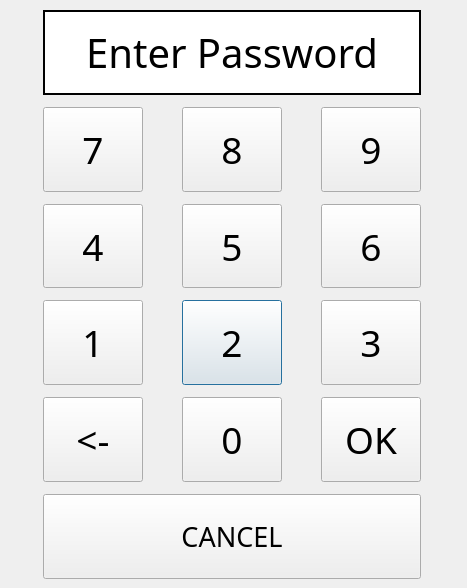
<?xml version="1.0" encoding="UTF-8"?>
<ui version="4.0">
 <class>Dialog</class>
 <widget class="QDialog" name="Dialog">
  <property name="geometry">
   <rect>
    <x>0</x>
    <y>0</y>
    <width>467</width>
    <height>588</height>
   </rect>
  </property>
  <property name="sizePolicy">
   <sizepolicy hsizetype="Minimum" vsizetype="Minimum">
    <horstretch>0</horstretch>
    <verstretch>0</verstretch>
   </sizepolicy>
  </property>
  <property name="font">
   <font>
    <family>Book Antiqua</family>
    <pointsize>20</pointsize>
   </font>
  </property>
  <property name="windowTitle">
   <string>Enter Passcode</string>
  </property>
  <widget class="QWidget" name="gridLayoutWidget">
   <property name="geometry">
    <rect>
     <x>10</x>
     <y>10</y>
     <width>446</width>
     <height>569</height>
    </rect>
   </property>
   <layout class="QGridLayout" name="gridLayout">
    <property name="verticalSpacing">
     <number>12</number>
    </property>
    <item row="4" column="1">
     <widget class="QPushButton" name="btn_2">
      <property name="maximumSize">
       <size>
        <width>100</width>
        <height>100</height>
       </size>
      </property>
      <property name="font">
       <font>
        <family>Book Antiqua</family>
        <pointsize>28</pointsize>
       </font>
      </property>
      <property name="text">
       <string>2</string>
      </property>
     </widget>
    </item>
    <item row="3" column="2">
     <widget class="QPushButton" name="btn_6">
      <property name="maximumSize">
       <size>
        <width>100</width>
        <height>100</height>
       </size>
      </property>
      <property name="font">
       <font>
        <family>Book Antiqua</family>
        <pointsize>28</pointsize>
       </font>
      </property>
      <property name="text">
       <string>6</string>
      </property>
     </widget>
    </item>
    <item row="2" column="1">
     <widget class="QPushButton" name="btn_8">
      <property name="maximumSize">
       <size>
        <width>100</width>
        <height>100</height>
       </size>
      </property>
      <property name="font">
       <font>
        <family>Book Antiqua</family>
        <pointsize>28</pointsize>
       </font>
      </property>
      <property name="text">
       <string>8</string>
      </property>
     </widget>
    </item>
    <item row="5" column="1">
     <widget class="QPushButton" name="btn_0">
      <property name="maximumSize">
       <size>
        <width>100</width>
        <height>100</height>
       </size>
      </property>
      <property name="font">
       <font>
        <family>Book Antiqua</family>
        <pointsize>28</pointsize>
       </font>
      </property>
      <property name="text">
       <string>0</string>
      </property>
     </widget>
    </item>
    <item row="3" column="0">
     <widget class="QPushButton" name="btn_4">
      <property name="maximumSize">
       <size>
        <width>100</width>
        <height>100</height>
       </size>
      </property>
      <property name="font">
       <font>
        <family>Book Antiqua</family>
        <pointsize>28</pointsize>
       </font>
      </property>
      <property name="text">
       <string>4</string>
      </property>
     </widget>
    </item>
    <item row="3" column="1">
     <widget class="QPushButton" name="btn_5">
      <property name="maximumSize">
       <size>
        <width>100</width>
        <height>100</height>
       </size>
      </property>
      <property name="font">
       <font>
        <family>Book Antiqua</family>
        <pointsize>28</pointsize>
       </font>
      </property>
      <property name="text">
       <string>5</string>
      </property>
     </widget>
    </item>
    <item row="6" column="0" colspan="3">
     <widget class="QPushButton" name="btn_cancel">
      <property name="sizePolicy">
       <sizepolicy hsizetype="Preferred" vsizetype="Preferred">
        <horstretch>0</horstretch>
        <verstretch>0</verstretch>
       </sizepolicy>
      </property>
      <property name="text">
       <string>CANCEL</string>
      </property>
      <property name="flat">
       <bool>false</bool>
      </property>
     </widget>
    </item>
    <item row="5" column="2">
     <widget class="QPushButton" name="btn_ok">
      <property name="maximumSize">
       <size>
        <width>100</width>
        <height>100</height>
       </size>
      </property>
      <property name="font">
       <font>
        <family>Book Antiqua</family>
        <pointsize>28</pointsize>
       </font>
      </property>
      <property name="text">
       <string>OK</string>
      </property>
     </widget>
    </item>
    <item row="2" column="2">
     <widget class="QPushButton" name="btn_9">
      <property name="maximumSize">
       <size>
        <width>100</width>
        <height>100</height>
       </size>
      </property>
      <property name="font">
       <font>
        <family>Book Antiqua</family>
        <pointsize>28</pointsize>
       </font>
      </property>
      <property name="text">
       <string>9</string>
      </property>
     </widget>
    </item>
    <item row="4" column="0">
     <widget class="QPushButton" name="btn_1">
      <property name="maximumSize">
       <size>
        <width>100</width>
        <height>100</height>
       </size>
      </property>
      <property name="font">
       <font>
        <family>Book Antiqua</family>
        <pointsize>28</pointsize>
       </font>
      </property>
      <property name="text">
       <string>1</string>
      </property>
     </widget>
    </item>
    <item row="4" column="2">
     <widget class="QPushButton" name="btn_3">
      <property name="maximumSize">
       <size>
        <width>100</width>
        <height>100</height>
       </size>
      </property>
      <property name="font">
       <font>
        <family>Book Antiqua</family>
        <pointsize>28</pointsize>
       </font>
      </property>
      <property name="text">
       <string>3</string>
      </property>
     </widget>
    </item>
    <item row="2" column="0">
     <widget class="QPushButton" name="btn_7">
      <property name="maximumSize">
       <size>
        <width>100</width>
        <height>100</height>
       </size>
      </property>
      <property name="font">
       <font>
        <family>Book Antiqua</family>
        <pointsize>28</pointsize>
       </font>
      </property>
      <property name="text">
       <string>7</string>
      </property>
     </widget>
    </item>
    <item row="5" column="0">
     <widget class="QPushButton" name="btn_backspace">
      <property name="maximumSize">
       <size>
        <width>100</width>
        <height>100</height>
       </size>
      </property>
      <property name="font">
       <font>
        <family>Book Antiqua</family>
        <pointsize>28</pointsize>
       </font>
      </property>
      <property name="text">
       <string>&lt;-</string>
      </property>
     </widget>
    </item>
    <item row="1" column="0" colspan="3">
     <widget class="QLabel" name="lbl_pass_input">
      <property name="sizePolicy">
       <sizepolicy hsizetype="Ignored" vsizetype="Preferred">
        <horstretch>0</horstretch>
        <verstretch>0</verstretch>
       </sizepolicy>
      </property>
      <property name="font">
       <font>
        <family>Book Antiqua</family>
        <pointsize>30</pointsize>
        <weight>50</weight>
        <bold>false</bold>
        <stylestrategy>PreferAntialias</stylestrategy>
       </font>
      </property>
      <property name="styleSheet">
       <string notr="true">background: rgb(255, 255, 255);</string>
      </property>
      <property name="frameShape">
       <enum>QFrame::Box</enum>
      </property>
      <property name="frameShadow">
       <enum>QFrame::Plain</enum>
      </property>
      <property name="lineWidth">
       <number>2</number>
      </property>
      <property name="text">
       <string>Enter Password</string>
      </property>
      <property name="alignment">
       <set>Qt::AlignCenter</set>
      </property>
     </widget>
    </item>
   </layout>
  </widget>
 </widget>
 <resources/>
 <connections/>
</ui>
